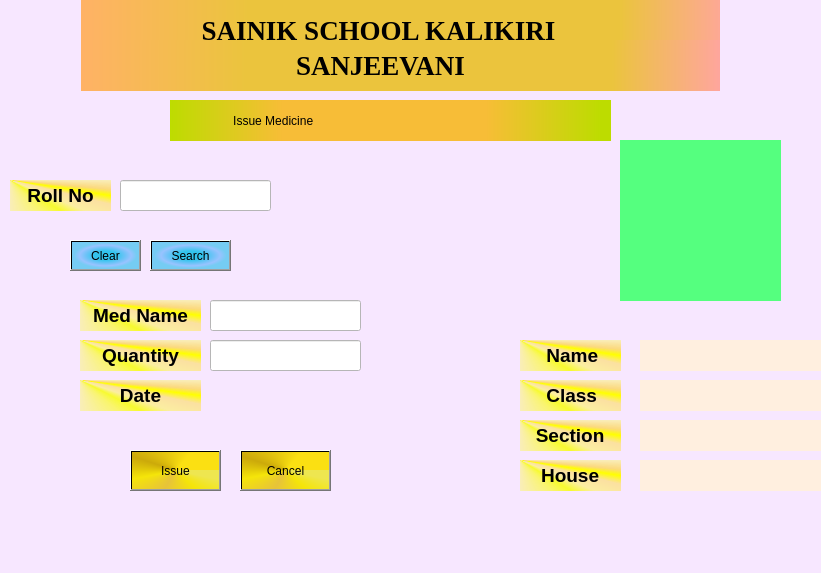
<?xml version="1.0" encoding="UTF-8"?>
<ui version="4.0">
 <class>MainWindow</class>
 <widget class="QMainWindow" name="MainWindow">
  <property name="geometry">
   <rect>
    <x>0</x>
    <y>0</y>
    <width>821</width>
    <height>573</height>
   </rect>
  </property>
  <property name="windowTitle">
   <string>MainWindow</string>
  </property>
  <property name="styleSheet">
   <string notr="true">background-color: rgb(247, 231, 255);</string>
  </property>
  <widget class="QWidget" name="centralwidget">
   <widget class="QLineEdit" name="med_name_entry">
    <property name="geometry">
     <rect>
      <x>210</x>
      <y>300</y>
      <width>151</width>
      <height>31</height>
     </rect>
    </property>
    <property name="styleSheet">
     <string notr="true">background-color: rgb(255, 255, 255);
font: 75 12pt &quot;Times New Roman&quot;;</string>
    </property>
   </widget>
   <widget class="QLabel" name="heading_2">
    <property name="geometry">
     <rect>
      <x>80</x>
      <y>0</y>
      <width>651</width>
      <height>61</height>
     </rect>
    </property>
    <property name="font">
     <font>
      <family>Georgia</family>
      <pointsize>20</pointsize>
      <weight>75</weight>
      <bold>true</bold>
     </font>
    </property>
    <property name="styleSheet">
     <string notr="true">background-color: qlineargradient(spread:pad, x1:0.019, y1:0.317, x2:1, y2:0, stop:0 rgba(255, 178, 102, 255), stop:0.198058 rgba(235, 196, 61, 255), stop:0.685437 rgba(235, 196, 61, 255), stop:0.98 rgba(255, 134, 126, 255), stop:1 rgba(0, 0, 0, 0));
background-color: qlineargradient(spread:reflect, x1:0, y1:0, x2:1, y2:0, stop:0 rgba(255, 178, 102, 255), stop:0.259414 rgba(235, 196, 61, 255), stop:0.828452 rgba(235, 196, 61, 255), stop:1 rgba(255, 165, 159, 255));</string>
    </property>
    <property name="text">
     <string>                  SAINIK SCHOOL KALIKIRI</string>
    </property>
   </widget>
   <widget class="QLabel" name="school_logo">
    <property name="geometry">
     <rect>
      <x>0</x>
      <y>0</y>
      <width>81</width>
      <height>91</height>
     </rect>
    </property>
    <property name="styleSheet">
     <string notr="true">image: url(:/img_school_logo/img_school_logo.jpg);</string>
    </property>
    <property name="text">
     <string/>
    </property>
   </widget>
   <widget class="QLabel" name="sanjeevani_logo">
    <property name="geometry">
     <rect>
      <x>720</x>
      <y>0</y>
      <width>101</width>
      <height>91</height>
     </rect>
    </property>
    <property name="styleSheet">
     <string notr="true">image: url(:/img_sanjeevani/img_sanjeevani.png);</string>
    </property>
    <property name="text">
     <string/>
    </property>
   </widget>
   <widget class="QLabel" name="heading_1">
    <property name="geometry">
     <rect>
      <x>80</x>
      <y>40</y>
      <width>641</width>
      <height>51</height>
     </rect>
    </property>
    <property name="font">
     <font>
      <family>Georgia</family>
      <pointsize>20</pointsize>
      <weight>75</weight>
      <bold>true</bold>
     </font>
    </property>
    <property name="styleSheet">
     <string notr="true">background-color: qlineargradient(spread:pad, x1:0.019, y1:0.317, x2:1, y2:0, stop:0 rgba(255, 178, 102, 255), stop:0.198058 rgba(235, 196, 61, 255), stop:0.685437 rgba(235, 196, 61, 255), stop:0.98 rgba(255, 134, 126, 255), stop:1 rgba(0, 0, 0, 0));
background-color: qlineargradient(spread:reflect, x1:0, y1:0, x2:1, y2:0, stop:0 rgba(255, 178, 102, 255), stop:0.259414 rgba(235, 196, 61, 255), stop:0.828452 rgba(235, 196, 61, 255), stop:1 rgba(255, 165, 159, 255));</string>
    </property>
    <property name="text">
     <string>                                SANJEEVANI</string>
    </property>
   </widget>
   <widget class="QLabel" name="issue_medicine">
    <property name="geometry">
     <rect>
      <x>170</x>
      <y>100</y>
      <width>441</width>
      <height>41</height>
     </rect>
    </property>
    <property name="styleSheet">
     <string notr="true">background-color: qlineargradient(spread:pad, x1:0, y1:0, x2:1, y2:0, stop:0 rgba(189, 220, 0, 255), stop:0.255282 rgba(247, 189, 55, 255), stop:0.714822 rgba(247, 189, 55, 255), stop:0.975352 rgba(189, 220, 0, 255));
font: 75 20pt &quot;Times New Roman&quot;;</string>
    </property>
    <property name="text">
     <string>                   Issue Medicine</string>
    </property>
   </widget>
   <widget class="QPushButton" name="clear_button">
    <property name="geometry">
     <rect>
      <x>70</x>
      <y>240</y>
      <width>71</width>
      <height>31</height>
     </rect>
    </property>
    <property name="styleSheet">
     <string notr="true">font: 16pt &quot;Gabriola&quot;;
background-color: qradialgradient(spread:pad, cx:0.5, cy:0.5, radius:0.5, fx:0.5, fy:0.5, stop:0.330754 rgba(51, 196, 237, 255), stop:0.764023 rgba(152, 195, 255, 255), stop:0.934152 rgba(117, 204, 243, 255));</string>
    </property>
    <property name="text">
     <string>Clear</string>
    </property>
   </widget>
   <widget class="QPushButton" name="search_button">
    <property name="geometry">
     <rect>
      <x>150</x>
      <y>240</y>
      <width>81</width>
      <height>31</height>
     </rect>
    </property>
    <property name="styleSheet">
     <string notr="true">font: 16pt &quot;Gabriola&quot;;
background-color: qradialgradient(spread:pad, cx:0.5, cy:0.5, radius:0.5, fx:0.5, fy:0.5, stop:0.330754 rgba(51, 196, 237, 255), stop:0.764023 rgba(152, 195, 255, 255), stop:0.934152 rgba(117, 204, 243, 255));</string>
    </property>
    <property name="text">
     <string>Search</string>
    </property>
   </widget>
   <widget class="QLabel" name="name">
    <property name="geometry">
     <rect>
      <x>520</x>
      <y>340</y>
      <width>101</width>
      <height>31</height>
     </rect>
    </property>
    <property name="font">
     <font>
      <family>Arial</family>
      <pointsize>14</pointsize>
      <weight>75</weight>
      <bold>true</bold>
     </font>
    </property>
    <property name="styleSheet">
     <string notr="true">background-color: qconicalgradient(cx:0, cy:0, angle:135, stop:0 rgba(255, 255, 0, 69), stop:0.375 rgba(255, 255, 0, 69), stop:0.423533 rgba(251, 255, 0, 145), stop:0.45 rgba(247, 255, 0, 208), stop:0.477581 rgba(255, 244, 71, 130), stop:0.518717 rgba(255, 218, 71, 130), stop:0.55 rgba(255, 255, 0, 255), stop:0.57754 rgba(255, 203, 0, 130), stop:0.625 rgba(255, 255, 0, 69), stop:1 rgba(255, 255, 0, 69));</string>
    </property>
    <property name="text">
     <string>     Name</string>
    </property>
   </widget>
   <widget class="QLabel" name="class_2">
    <property name="geometry">
     <rect>
      <x>520</x>
      <y>380</y>
      <width>101</width>
      <height>31</height>
     </rect>
    </property>
    <property name="font">
     <font>
      <family>Arial</family>
      <pointsize>14</pointsize>
      <weight>75</weight>
      <bold>true</bold>
     </font>
    </property>
    <property name="styleSheet">
     <string notr="true">background-color: qconicalgradient(cx:0, cy:0, angle:135, stop:0 rgba(255, 255, 0, 69), stop:0.375 rgba(255, 255, 0, 69), stop:0.423533 rgba(251, 255, 0, 145), stop:0.45 rgba(247, 255, 0, 208), stop:0.477581 rgba(255, 244, 71, 130), stop:0.518717 rgba(255, 218, 71, 130), stop:0.55 rgba(255, 255, 0, 255), stop:0.57754 rgba(255, 203, 0, 130), stop:0.625 rgba(255, 255, 0, 69), stop:1 rgba(255, 255, 0, 69));</string>
    </property>
    <property name="text">
     <string>     Class</string>
    </property>
   </widget>
   <widget class="QLabel" name="section">
    <property name="geometry">
     <rect>
      <x>520</x>
      <y>420</y>
      <width>101</width>
      <height>31</height>
     </rect>
    </property>
    <property name="font">
     <font>
      <family>Arial</family>
      <pointsize>14</pointsize>
      <weight>75</weight>
      <bold>true</bold>
     </font>
    </property>
    <property name="styleSheet">
     <string notr="true">background-color: qconicalgradient(cx:0, cy:0, angle:135, stop:0 rgba(255, 255, 0, 69), stop:0.375 rgba(255, 255, 0, 69), stop:0.423533 rgba(251, 255, 0, 145), stop:0.45 rgba(247, 255, 0, 208), stop:0.477581 rgba(255, 244, 71, 130), stop:0.518717 rgba(255, 218, 71, 130), stop:0.55 rgba(255, 255, 0, 255), stop:0.57754 rgba(255, 203, 0, 130), stop:0.625 rgba(255, 255, 0, 69), stop:1 rgba(255, 255, 0, 69));</string>
    </property>
    <property name="text">
     <string>   Section</string>
    </property>
   </widget>
   <widget class="QLabel" name="house">
    <property name="geometry">
     <rect>
      <x>520</x>
      <y>460</y>
      <width>101</width>
      <height>31</height>
     </rect>
    </property>
    <property name="font">
     <font>
      <family>Arial</family>
      <pointsize>14</pointsize>
      <weight>75</weight>
      <bold>true</bold>
     </font>
    </property>
    <property name="styleSheet">
     <string notr="true">background-color: qconicalgradient(cx:0, cy:0, angle:135, stop:0 rgba(255, 255, 0, 69), stop:0.375 rgba(255, 255, 0, 69), stop:0.423533 rgba(251, 255, 0, 145), stop:0.45 rgba(247, 255, 0, 208), stop:0.477581 rgba(255, 244, 71, 130), stop:0.518717 rgba(255, 218, 71, 130), stop:0.55 rgba(255, 255, 0, 255), stop:0.57754 rgba(255, 203, 0, 130), stop:0.625 rgba(255, 255, 0, 69), stop:1 rgba(255, 255, 0, 69));</string>
    </property>
    <property name="text">
     <string>    House</string>
    </property>
   </widget>
   <widget class="QLabel" name="cadet_picture">
    <property name="geometry">
     <rect>
      <x>620</x>
      <y>140</y>
      <width>161</width>
      <height>161</height>
     </rect>
    </property>
    <property name="styleSheet">
     <string notr="true">background-color: rgb(85, 255, 127);</string>
    </property>
    <property name="text">
     <string/>
    </property>
   </widget>
   <widget class="QLabel" name="label_2">
    <property name="geometry">
     <rect>
      <x>640</x>
      <y>340</y>
      <width>181</width>
      <height>31</height>
     </rect>
    </property>
    <property name="styleSheet">
     <string notr="true">background-color: rgb(255, 239, 223);</string>
    </property>
    <property name="text">
     <string/>
    </property>
   </widget>
   <widget class="QLabel" name="label_19">
    <property name="geometry">
     <rect>
      <x>640</x>
      <y>380</y>
      <width>181</width>
      <height>31</height>
     </rect>
    </property>
    <property name="styleSheet">
     <string notr="true">background-color: rgb(255, 239, 223);</string>
    </property>
    <property name="text">
     <string/>
    </property>
   </widget>
   <widget class="QLabel" name="label_20">
    <property name="geometry">
     <rect>
      <x>640</x>
      <y>420</y>
      <width>181</width>
      <height>31</height>
     </rect>
    </property>
    <property name="styleSheet">
     <string notr="true">background-color: rgb(255, 239, 223);</string>
    </property>
    <property name="text">
     <string/>
    </property>
   </widget>
   <widget class="QLabel" name="label_21">
    <property name="geometry">
     <rect>
      <x>640</x>
      <y>460</y>
      <width>181</width>
      <height>31</height>
     </rect>
    </property>
    <property name="styleSheet">
     <string notr="true">background-color: rgb(255, 239, 223);</string>
    </property>
    <property name="text">
     <string/>
    </property>
   </widget>
   <widget class="QLabel" name="quantity">
    <property name="geometry">
     <rect>
      <x>80</x>
      <y>340</y>
      <width>121</width>
      <height>31</height>
     </rect>
    </property>
    <property name="font">
     <font>
      <family>Arial</family>
      <pointsize>14</pointsize>
      <weight>75</weight>
      <bold>true</bold>
     </font>
    </property>
    <property name="styleSheet">
     <string notr="true">background-color: qconicalgradient(cx:0, cy:0, angle:135, stop:0 rgba(255, 255, 0, 69), stop:0.375 rgba(255, 255, 0, 69), stop:0.423533 rgba(251, 255, 0, 145), stop:0.45 rgba(247, 255, 0, 208), stop:0.477581 rgba(255, 244, 71, 130), stop:0.518717 rgba(255, 218, 71, 130), stop:0.55 rgba(255, 255, 0, 255), stop:0.57754 rgba(255, 203, 0, 130), stop:0.625 rgba(255, 255, 0, 69), stop:1 rgba(255, 255, 0, 69));</string>
    </property>
    <property name="text">
     <string>&lt;html&gt;&lt;head/&gt;&lt;body&gt;&lt;p align=&quot;center&quot;&gt;Quantity&lt;/p&gt;&lt;/body&gt;&lt;/html&gt;</string>
    </property>
   </widget>
   <widget class="QLabel" name="med_name">
    <property name="geometry">
     <rect>
      <x>80</x>
      <y>300</y>
      <width>121</width>
      <height>31</height>
     </rect>
    </property>
    <property name="font">
     <font>
      <family>Arial</family>
      <pointsize>14</pointsize>
      <weight>75</weight>
      <bold>true</bold>
     </font>
    </property>
    <property name="styleSheet">
     <string notr="true">background-color: qconicalgradient(cx:0, cy:0, angle:135, stop:0 rgba(255, 255, 0, 69), stop:0.375 rgba(255, 255, 0, 69), stop:0.423533 rgba(251, 255, 0, 145), stop:0.45 rgba(247, 255, 0, 208), stop:0.477581 rgba(255, 244, 71, 130), stop:0.518717 rgba(255, 218, 71, 130), stop:0.55 rgba(255, 255, 0, 255), stop:0.57754 rgba(255, 203, 0, 130), stop:0.625 rgba(255, 255, 0, 69), stop:1 rgba(255, 255, 0, 69));</string>
    </property>
    <property name="text">
     <string>&lt;html&gt;&lt;head/&gt;&lt;body&gt;&lt;p align=&quot;center&quot;&gt;Med Name&lt;/p&gt;&lt;/body&gt;&lt;/html&gt;</string>
    </property>
   </widget>
   <widget class="QLabel" name="roll_no">
    <property name="geometry">
     <rect>
      <x>10</x>
      <y>180</y>
      <width>101</width>
      <height>31</height>
     </rect>
    </property>
    <property name="font">
     <font>
      <family>Arial</family>
      <pointsize>14</pointsize>
      <weight>75</weight>
      <bold>true</bold>
     </font>
    </property>
    <property name="styleSheet">
     <string notr="true">background-color: qconicalgradient(cx:0, cy:0, angle:135, stop:0 rgba(255, 255, 0, 69), stop:0.375 rgba(255, 255, 0, 69), stop:0.423533 rgba(251, 255, 0, 145), stop:0.45 rgba(247, 255, 0, 208), stop:0.477581 rgba(255, 244, 71, 130), stop:0.518717 rgba(255, 218, 71, 130), stop:0.55 rgba(255, 255, 0, 255), stop:0.57754 rgba(255, 203, 0, 130), stop:0.625 rgba(255, 255, 0, 69), stop:1 rgba(255, 255, 0, 69));</string>
    </property>
    <property name="text">
     <string>&lt;html&gt;&lt;head/&gt;&lt;body&gt;&lt;p align=&quot;center&quot;&gt; Roll No&lt;/p&gt;&lt;/body&gt;&lt;/html&gt;</string>
    </property>
   </widget>
   <widget class="QLineEdit" name="quantity_entry">
    <property name="geometry">
     <rect>
      <x>210</x>
      <y>340</y>
      <width>151</width>
      <height>31</height>
     </rect>
    </property>
    <property name="styleSheet">
     <string notr="true">background-color: rgb(255, 255, 255);
font: 75 12pt &quot;Times New Roman&quot;;</string>
    </property>
   </widget>
   <widget class="QLineEdit" name="roll_no_entry">
    <property name="geometry">
     <rect>
      <x>120</x>
      <y>180</y>
      <width>151</width>
      <height>31</height>
     </rect>
    </property>
    <property name="styleSheet">
     <string notr="true">background-color: rgb(255, 255, 255);
font: 75 12pt &quot;Times New Roman&quot;;</string>
    </property>
   </widget>
   <widget class="QPushButton" name="issue_button">
    <property name="geometry">
     <rect>
      <x>130</x>
      <y>450</y>
      <width>91</width>
      <height>41</height>
     </rect>
    </property>
    <property name="styleSheet">
     <string notr="true">font: 22pt &quot;Baskerville Old Face&quot;;
background-color: qconicalgradient(cx:0.5, cy:0.5, angle:0, stop:0.192727 rgba(251, 224, 18, 255), stop:0.394545 rgba(204, 170, 10, 255), stop:0.570909 rgba(245, 229, 9, 255), stop:0.710909 rgba(231, 195, 57, 255), stop:0.82 rgba(245, 229, 9, 255), stop:0.927273 rgba(238, 230, 80, 255));</string>
    </property>
    <property name="text">
     <string>Issue</string>
    </property>
   </widget>
   <widget class="QPushButton" name="cancel_button">
    <property name="geometry">
     <rect>
      <x>240</x>
      <y>450</y>
      <width>91</width>
      <height>41</height>
     </rect>
    </property>
    <property name="styleSheet">
     <string notr="true">font: 22pt &quot;Baskerville Old Face&quot;;
background-color: qconicalgradient(cx:0.5, cy:0.5, angle:0, stop:0.192727 rgba(251, 224, 18, 255), stop:0.394545 rgba(204, 170, 10, 255), stop:0.570909 rgba(245, 229, 9, 255), stop:0.710909 rgba(231, 195, 57, 255), stop:0.82 rgba(245, 229, 9, 255), stop:0.927273 rgba(238, 230, 80, 255));</string>
    </property>
    <property name="text">
     <string>Cancel</string>
    </property>
   </widget>
   <widget class="QLabel" name="quantity_2">
    <property name="geometry">
     <rect>
      <x>80</x>
      <y>380</y>
      <width>121</width>
      <height>31</height>
     </rect>
    </property>
    <property name="font">
     <font>
      <family>Arial</family>
      <pointsize>14</pointsize>
      <weight>75</weight>
      <bold>true</bold>
     </font>
    </property>
    <property name="styleSheet">
     <string notr="true">background-color: qconicalgradient(cx:0, cy:0, angle:135, stop:0 rgba(255, 255, 0, 69), stop:0.375 rgba(255, 255, 0, 69), stop:0.423533 rgba(251, 255, 0, 145), stop:0.45 rgba(247, 255, 0, 208), stop:0.477581 rgba(255, 244, 71, 130), stop:0.518717 rgba(255, 218, 71, 130), stop:0.55 rgba(255, 255, 0, 255), stop:0.57754 rgba(255, 203, 0, 130), stop:0.625 rgba(255, 255, 0, 69), stop:1 rgba(255, 255, 0, 69));</string>
    </property>
    <property name="text">
     <string>&lt;html&gt;&lt;head/&gt;&lt;body&gt;&lt;p align=&quot;center&quot;&gt;Date&lt;/p&gt;&lt;/body&gt;&lt;/html&gt;</string>
    </property>
   </widget>
   <zorder>heading_2</zorder>
   <zorder>heading_1</zorder>
   <zorder>med_name_entry</zorder>
   <zorder>school_logo</zorder>
   <zorder>sanjeevani_logo</zorder>
   <zorder>issue_medicine</zorder>
   <zorder>clear_button</zorder>
   <zorder>search_button</zorder>
   <zorder>name</zorder>
   <zorder>class_2</zorder>
   <zorder>section</zorder>
   <zorder>house</zorder>
   <zorder>cadet_picture</zorder>
   <zorder>label_2</zorder>
   <zorder>label_19</zorder>
   <zorder>label_20</zorder>
   <zorder>label_21</zorder>
   <zorder>quantity</zorder>
   <zorder>med_name</zorder>
   <zorder>roll_no</zorder>
   <zorder>quantity_entry</zorder>
   <zorder>roll_no_entry</zorder>
   <zorder>issue_button</zorder>
   <zorder>cancel_button</zorder>
   <zorder>quantity_2</zorder>
  </widget>
 </widget>
 <resources>
  <include location="../images/img_school_logo.qrc"/>
  <include location="../images/img_sanjeevani.qrc"/>
 </resources>
 <connections>
  <connection>
   <sender>clear_button</sender>
   <signal>clicked()</signal>
   <receiver>med_name_entry</receiver>
   <slot>clear()</slot>
   <hints>
    <hint type="sourcelabel">
     <x>172</x>
     <y>248</y>
    </hint>
    <hint type="destinationlabel">
     <x>177</x>
     <y>204</y>
    </hint>
   </hints>
  </connection>
 </connections>
</ui>
